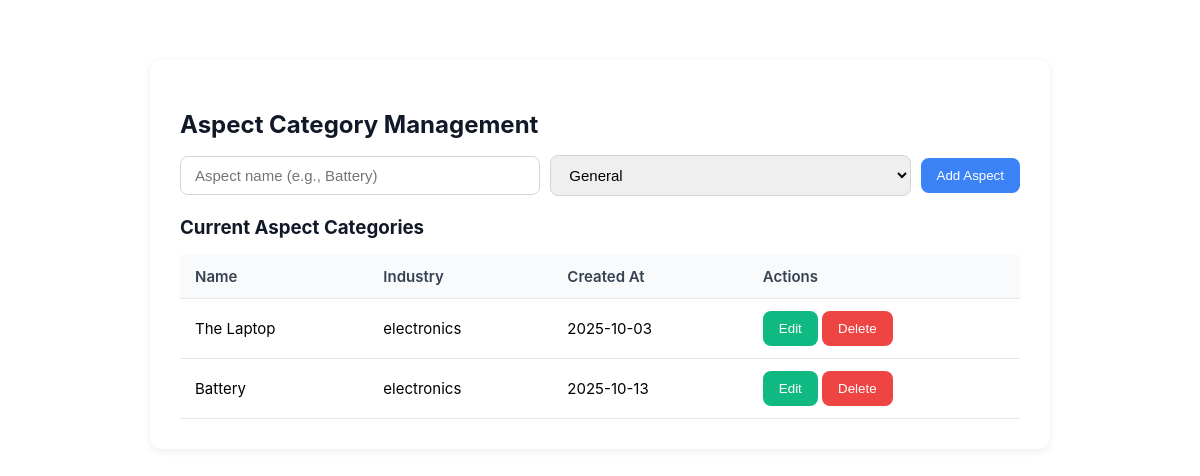
Page /admin/aspects (signed in) on the committed database.
### module.py (models this page shows)
class AspectCategory(db.Model):
    __tablename__ = "aspect_category"
    id = db.Column(db.Integer, primary_key=True)
    name = db.Column(db.String(100), nullable=False, unique=True)
    industry = db.Column(db.String(100), nullable=True)
    created_at = db.Column(db.DateTime, default=datetime.utcnow)

### app.py (the view, shortened to what this page needs)
@app.route("/admin/aspects", methods=["GET","POST"])
@login_required
def admin_aspects():
    if not current_user.is_admin:
        abort(403)
    aspects = AspectCategory.query.all()
    positive = Review.query.filter_by(sentiment="positive").count()
    negative = Review.query.filter_by(sentiment="negative").count()
    neutral = Review.query.filter_by(sentiment="neutral").count()
    avg_confidence = round(db.session.query(func.avg(Review.confidence)).scalar() or 0, 2)
    return render_template("admin_aspects.html",
                           aspects=aspects,
                           positive=positive,
                           negative=negative,
                           neutral=neutral,
                           avg_confidence=avg_confidence)

### app.py (called while the page is built)
@login_manager.user_loader
def load_user(user_id):
    return User.query.get(int(user_id))

### templates/admin_aspects.html (shortened to what this page needs)
<div id="aspects" class="section">
  <div class="card">
    <h2>Aspect Category Management</h2>
    <form method="post" class="aspect-form" action="{{ url_for('admin_aspects') }}">
      <div class="form-group">
        <input type="text" name="name" placeholder="Aspect name (e.g., Battery)" required>
        <select name="industry">
          <option value="">General</option>
        </select>
        <button type="submit">Add Aspect</button>
      </div>
    </form>
    <div class="aspects-list">
      <h3>Current Aspect Categories</h3>
      {% if aspects %}
        <table>
          <thead>
            <tr>
              <th>Name</th>
              <th>Industry</th>
              <th>Created At</th>
              <th>Actions</th>
            </tr>
          </thead>
          <tbody>
            {% for aspect in aspects %}
            <tr>
              <td>{{ aspect.name }}</td>
              <td>{{ aspect.industry or 'General' }}</td>
              <td>{{ aspect.created_at.strftime('%Y-%m-%d') }}</td>
              <td>
                <button class="btn-edit" onclick="editAspect({{ aspect.id }}, '{{ aspect.name }}', '{{ aspect.industry or '' }}')">Edit</button>
                <form method="post" action="{{ url_for('admin_aspect_delete', aspect_id=aspect.id) }}" style="display:inline;">
                  <button type="submit" class="btn-delete" onclick="return confirm('Delete this aspect?')">Delete</button>
                </form>
              </td>
            </tr>
            {% endfor %}
          </tbody>
        </table>
      {% else %}
        <p>No aspects defined yet.</p>
      {% endif %}
    </div>
  </div>
</div>

### templates/admin_aspects.html (style rules this page uses)
.section { max-width: 900px; margin: 40px auto; padding: 20px; font-family: 'Inter', 'Segoe UI', Roboto, sans-serif; color: #1f2937; }
.card { background: #ffffff; border-radius: 12px; box-shadow: 0 2px 8px rgba(0,0,0,0.08); padding: 30px; }
h2, h3 { color: #111827; margin-bottom: 16px; }
form { margin-bottom: 20px; }
.form-group { display: flex; flex-wrap: wrap; gap: 10px; align-items: center; }
input[type="text"], select { padding: 10px 14px; border: 1px solid #d1d5db; border-radius: 8px; font-size: 15px; flex: 1; transition: all 0.2s ease-in-out; }
button { padding: 10px 16px; border: none; border-radius: 8px; background: #3b82f6; color: white; font-weight: 500; cursor: pointer; transition: background 0.2s ease-in-out; }
table { width: 100%; border-collapse: collapse; margin-top: 15px; }
thead { background-color: #f9fafb; }
th, td { padding: 12px 15px; border-bottom: 1px solid #e5e7eb; text-align: left; font-size: 15px; }
th { font-weight: 600; color: #374151; }
.btn-edit { background: #10b981; }
.btn-delete { background: #ef4444; }

### rows in the picture
AspectCategory: name "The Laptop", industry "electronics", created_at "2025-10-03"
AspectCategory: name "Battery", industry "electronics", created_at "2025-10-13"
